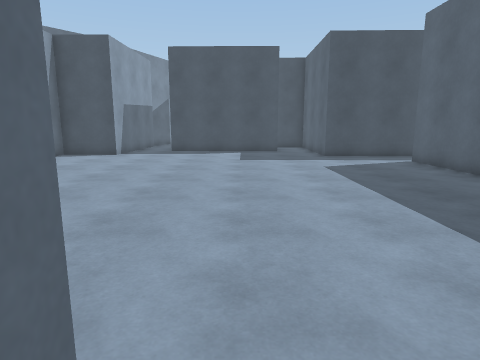
view 1 (above)

24 first-person views from a walk through a scene from a Unity 3-D project. The camera is 1.4 m above the floor, tilts 10° down and sees 75° across. The floor is counted in squares, 1 m on a side. Each view is taken from the middle of a square. On the plan, view 1 faces up. The plan holds only what a view shows up to about 14 squares ahead; the rest is blank. The place goes on beyond the plan. The player is left out. Surface patterns are stand-ins for the level's own textures.

view 2
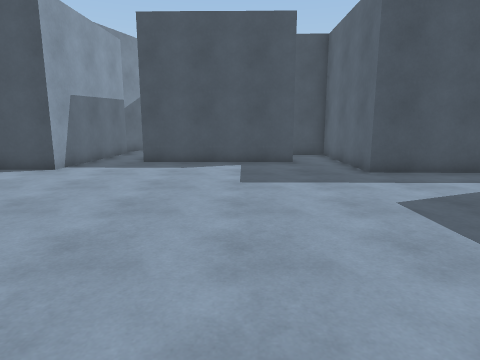

view 3
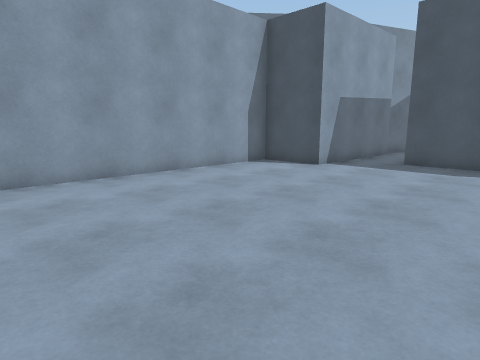

view 4
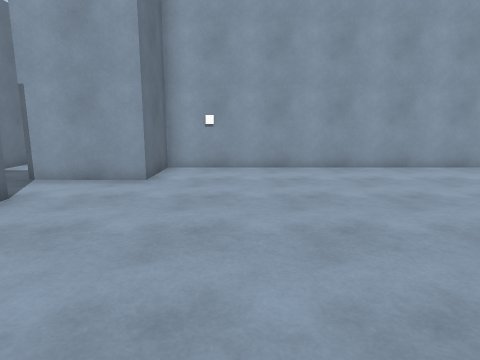

view 5
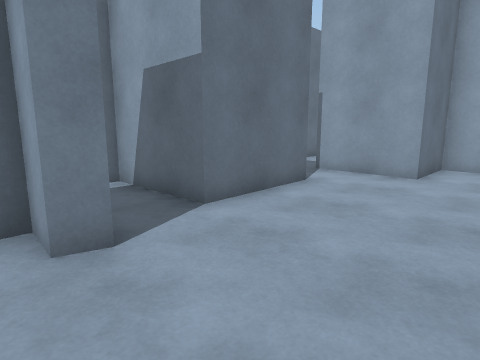

view 6
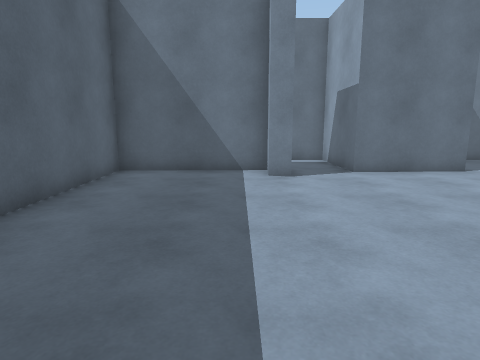

view 7
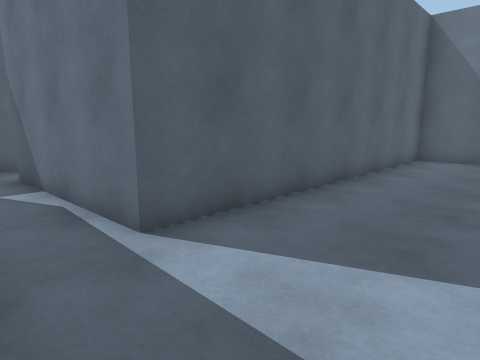

view 8
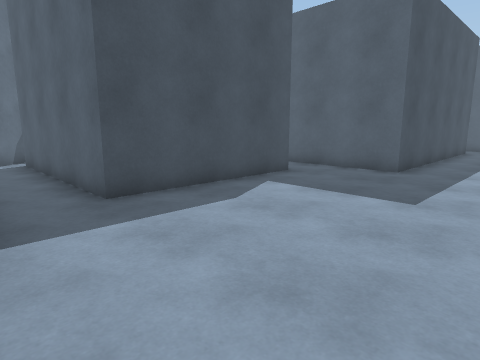

view 9
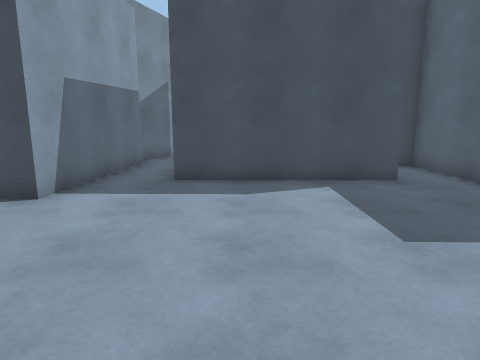

view 10
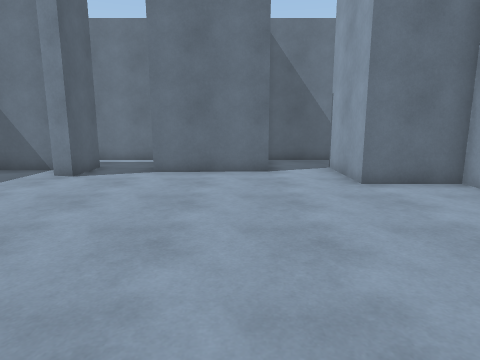

view 11
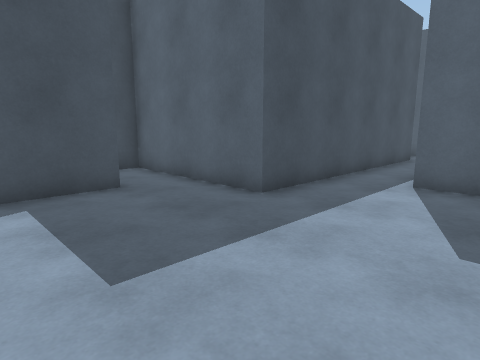

view 12
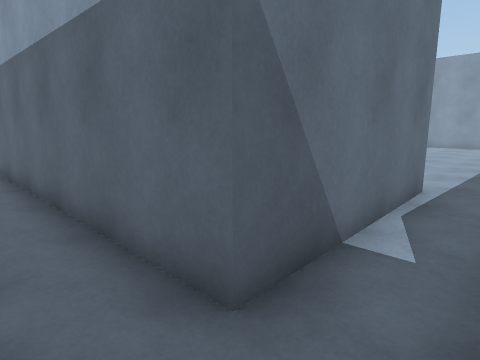

view 13
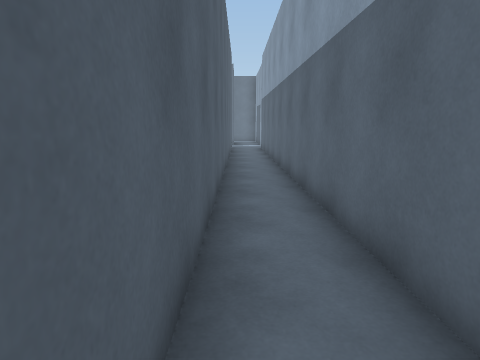

view 14
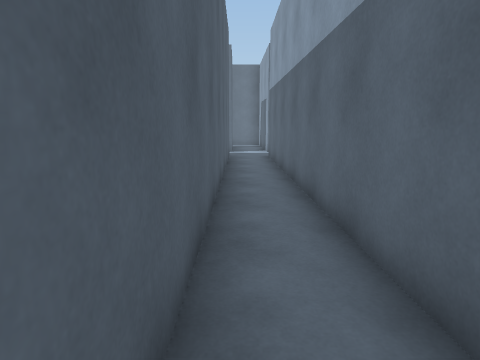

view 15
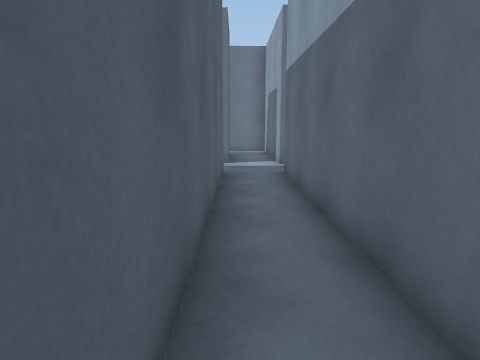

view 16
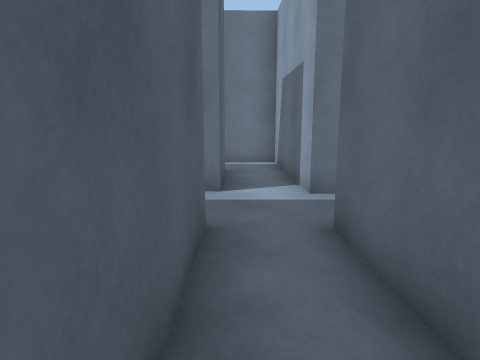

view 17
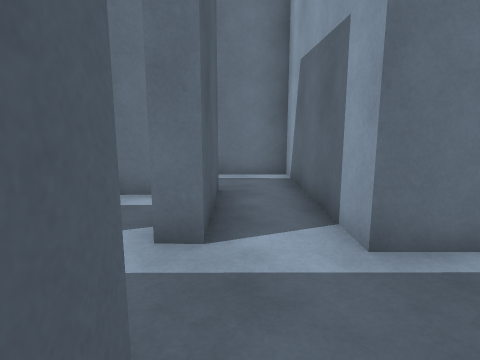

view 18
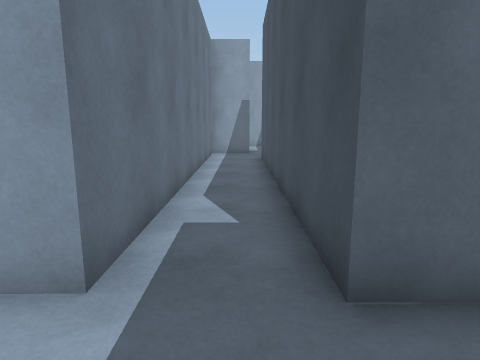

view 19
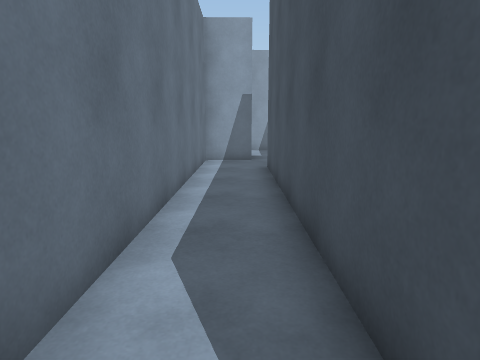

view 20
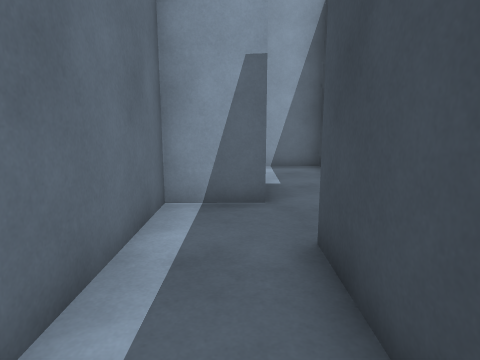

view 21
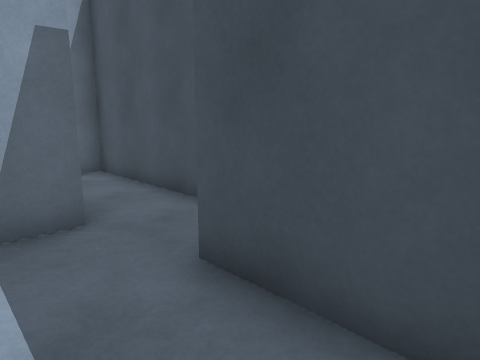

view 22
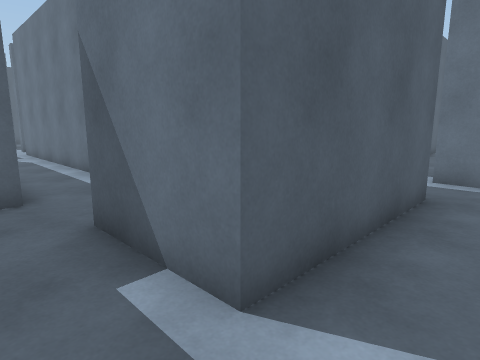

view 23
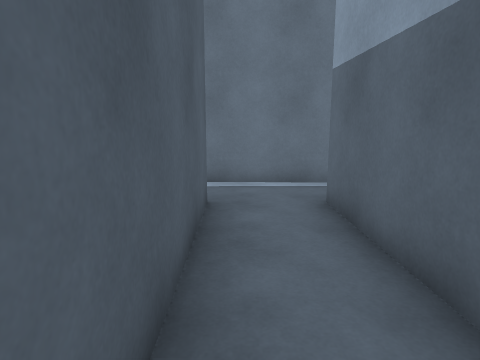

view 24
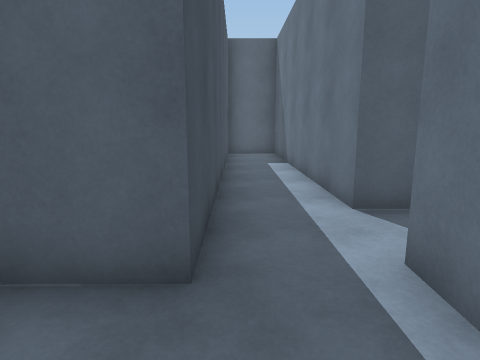

### Floor plan
Points are (right, up) in squares from view 1. A wall is a line through its corners. A room is listed if a view was taken in it or the views show most of it. See-through windows are left out.
Room 1 (views 1, 2, 3, 4, 5, 6, 7, 8, 9, 10, 11)
walls: (2.1, 16.8) (-3.7, 16.9) (-3.6, 23.6); (-3.9, 0.6) (-0.4, 0.7) (-0.4, -0.5); (1.7, -0.4) (1.6, 1.5) (2.2, 1.4) (2.1, 0.3) (6.8, 0.3) (6.7, 12.2) (12.5, 12.4); (-5.6, 20.7) (-5.8, 14.8) (-8.3, 14.8) (-8.3, 2.6) (-5.9, 2.6) (-5.8, 0.5); (12.8, 14) (3.9, 14.2) (3.9, 17.4); (-5.1, 23.3) (-5.9, 21.3)
ways out: opening at (13, 13) to room 2; opening at (-5, 0); opening at (0.5, 0); opening at (3, 17)
Room 2 (views 12, 13, 14, 15, 16, 17, 18, 19, 20, 21, 22, 23, 24)
walls: (7.7, -13.5) (-3.4, -13.6) (-3.5, -8.5) (-0.6, -8.5) (-0.5, -10.4) (12.7, -10.3) (12.8, -15.8) (14.6, -15.8); (-0.7, -6.4) (-5.7, -6.3) (-5.7, -8.1); (14.5, -8.3) (14.4, 10.5); (14.5, -13.7) (14.5, -10.5) (15.1, -10.6); (-0.9, -16.6) (-0.9, -16) (8.2, -15.8); (-5.7, -9.9) (-5.6, -13.6); (-6.2, -15.6) (-3, -15.7); (12.5, 12.4) (12.7, -8.1) (1.5, -8.1) (1.4, -7.7); (14.4, 12) (14.4, 12.5)
ways out: opening at (13, 13) to room 1; opening at (15, -9.5)

Where each view was taken, in squares from view 1:
view 1: 0 up, 0 right, facing up
view 2: 5 up, 0 right, facing up
view 3: 5 up, 0 right, facing up-left
view 4: 5 up, 2 right, facing left
view 5: 5 up, 3 right, facing down-left
view 6: 10 up, 3 right, facing down
view 7: 14 up, 3 right, facing down-right
view 8: 11 up, 6 left, facing up-right
view 9: 9 up, 2 left, facing up
view 10: 10 up, 3 left, facing down
view 11: 10 up, 1 left, facing up-right
view 12: 14 up, 14 right, facing down-left
view 13: 11 up, 14 right, facing down
view 14: 6 up, 14 right, facing down
view 15: 1 up, 14 right, facing down
view 16: 4 down, 14 right, facing down
view 17: 7 down, 14 right, facing down
view 18: 9 down, 15 right, facing left
view 19: 9 down, 12 right, facing left
view 20: 9 down, 5 right, facing left
view 21: 10 down, 4 right, facing up-left
view 22: 7 down, 5 left, facing down-right
view 23: 8 down, 4 left, facing down
view 24: 14 down, 6 left, facing right
